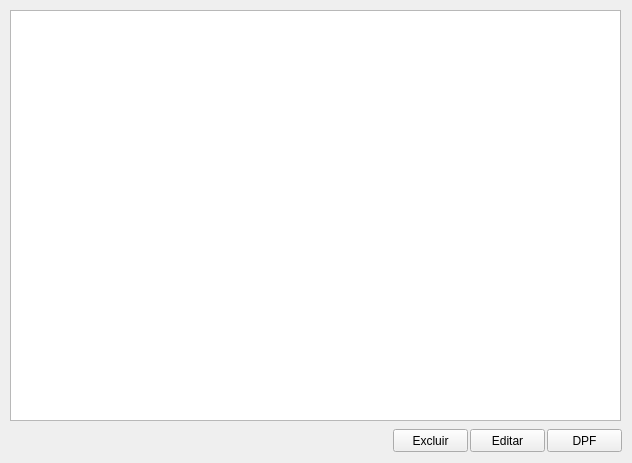
<?xml version="1.0" encoding="UTF-8"?>
<ui version="4.0">
 <class>MainWindow</class>
 <widget class="QMainWindow" name="MainWindow">
  <property name="geometry">
   <rect>
    <x>0</x>
    <y>0</y>
    <width>632</width>
    <height>463</height>
   </rect>
  </property>
  <property name="minimumSize">
   <size>
    <width>632</width>
    <height>463</height>
   </size>
  </property>
  <property name="maximumSize">
   <size>
    <width>632</width>
    <height>463</height>
   </size>
  </property>
  <property name="windowTitle">
   <string>Cotações</string>
  </property>
  <property name="windowIcon">
   <iconset>
    <normaloff>../icons/3592869-compose-create-edit-edit-file-office-pencil-writing-creative_107746.ico</normaloff>../icons/3592869-compose-create-edit-edit-file-office-pencil-writing-creative_107746.ico</iconset>
  </property>
  <widget class="QWidget" name="centralwidget">
   <widget class="QPushButton" name="btn_editar">
    <property name="geometry">
     <rect>
      <x>470</x>
      <y>429</y>
      <width>75</width>
      <height>23</height>
     </rect>
    </property>
    <property name="text">
     <string>Editar</string>
    </property>
   </widget>
   <widget class="QPushButton" name="btn_dpf">
    <property name="geometry">
     <rect>
      <x>547</x>
      <y>429</y>
      <width>75</width>
      <height>23</height>
     </rect>
    </property>
    <property name="text">
     <string>DPF</string>
    </property>
   </widget>
   <widget class="QPushButton" name="btn_editar_2">
    <property name="geometry">
     <rect>
      <x>393</x>
      <y>429</y>
      <width>75</width>
      <height>23</height>
     </rect>
    </property>
    <property name="text">
     <string>Excluir</string>
    </property>
   </widget>
   <widget class="QTableWidget" name="tableWidget">
    <property name="geometry">
     <rect>
      <x>10</x>
      <y>10</y>
      <width>611</width>
      <height>411</height>
     </rect>
    </property>
   </widget>
  </widget>
 </widget>
 <resources/>
 <connections/>
</ui>
